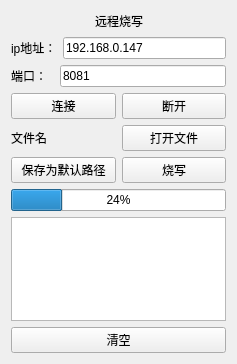
<?xml version="1.0" encoding="UTF-8"?>
<ui version="4.0">
 <class>Client</class>
 <widget class="QMainWindow" name="Client">
  <property name="geometry">
   <rect>
    <x>0</x>
    <y>0</y>
    <width>237</width>
    <height>364</height>
   </rect>
  </property>
  <property name="windowTitle">
   <string>Stm32</string>
  </property>
  <widget class="QWidget" name="centralWidget">
   <layout class="QGridLayout" name="gridLayout">
    <item row="3" column="0">
     <layout class="QHBoxLayout" name="horizontalLayout_4">
      <item>
       <widget class="QLabel" name="file_name">
        <property name="text">
         <string>文件名</string>
        </property>
       </widget>
      </item>
      <item>
       <widget class="QPushButton" name="open_file">
        <property name="text">
         <string>打开文件</string>
        </property>
       </widget>
      </item>
     </layout>
    </item>
    <item row="9" column="0">
     <widget class="QTextBrowser" name="message"/>
    </item>
    <item row="0" column="0">
     <layout class="QHBoxLayout" name="horizontalLayout_5">
      <item>
       <spacer name="horizontalSpacer">
        <property name="orientation">
         <enum>Qt::Horizontal</enum>
        </property>
        <property name="sizeHint" stdset="0">
         <size>
          <width>40</width>
          <height>20</height>
         </size>
        </property>
       </spacer>
      </item>
      <item>
       <widget class="QLabel" name="label_4">
        <property name="styleSheet">
         <string notr="true">font: 14pt &quot;Consolas&quot;;</string>
        </property>
        <property name="text">
         <string>远程烧写</string>
        </property>
       </widget>
      </item>
      <item>
       <spacer name="horizontalSpacer_2">
        <property name="orientation">
         <enum>Qt::Horizontal</enum>
        </property>
        <property name="sizeHint" stdset="0">
         <size>
          <width>40</width>
          <height>20</height>
         </size>
        </property>
       </spacer>
      </item>
     </layout>
    </item>
    <item row="10" column="0">
     <widget class="QPushButton" name="pushButton">
      <property name="text">
       <string>清空</string>
      </property>
     </widget>
    </item>
    <item row="1" column="0">
     <layout class="QVBoxLayout" name="verticalLayout">
      <item>
       <layout class="QHBoxLayout" name="horizontalLayout">
        <item>
         <widget class="QLabel" name="label_2">
          <property name="styleSheet">
           <string notr="true">font: 12pt &quot;Courier&quot;;</string>
          </property>
          <property name="text">
           <string>ip地址：</string>
          </property>
         </widget>
        </item>
        <item>
         <widget class="QLineEdit" name="ipaddr">
          <property name="text">
           <string>192.168.0.147</string>
          </property>
         </widget>
        </item>
       </layout>
      </item>
      <item>
       <layout class="QHBoxLayout" name="horizontalLayout_2">
        <item>
         <widget class="QLabel" name="label_3">
          <property name="styleSheet">
           <string notr="true">font: 12pt &quot;Consolas&quot;;</string>
          </property>
          <property name="text">
           <string>端口：  </string>
          </property>
         </widget>
        </item>
        <item>
         <widget class="QLineEdit" name="port">
          <property name="text">
           <string>8081</string>
          </property>
         </widget>
        </item>
       </layout>
      </item>
      <item>
       <layout class="QHBoxLayout" name="horizontalLayout_3">
        <item>
         <widget class="QPushButton" name="connect">
          <property name="text">
           <string>连接</string>
          </property>
         </widget>
        </item>
        <item>
         <widget class="QPushButton" name="disconnect">
          <property name="text">
           <string>断开</string>
          </property>
         </widget>
        </item>
       </layout>
      </item>
     </layout>
    </item>
    <item row="5" column="0">
     <layout class="QHBoxLayout" name="horizontalLayout_6">
      <item>
       <widget class="QPushButton" name="save">
        <property name="text">
         <string>保存为默认路径</string>
        </property>
       </widget>
      </item>
      <item>
       <widget class="QPushButton" name="send_file">
        <property name="text">
         <string>烧写</string>
        </property>
       </widget>
      </item>
     </layout>
    </item>
    <item row="6" column="0">
     <widget class="QProgressBar" name="sendpro">
      <property name="value">
       <number>24</number>
      </property>
     </widget>
    </item>
   </layout>
  </widget>
 </widget>
 <layoutdefault spacing="6" margin="11"/>
 <resources/>
 <connections/>
</ui>
